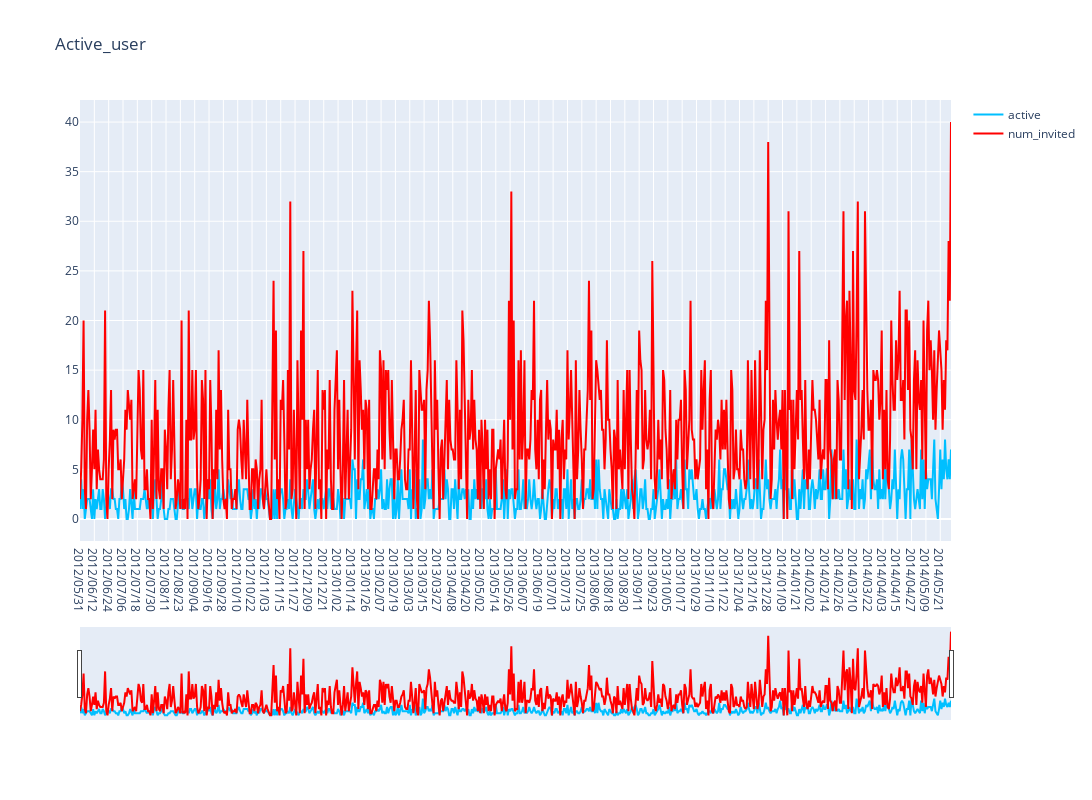

Source (notebook cell):
### Code cell
#creation time and number of user adopted over that time create a time series 
fig = go.Figure()
fig.add_trace(go.Scatter(x=df_daily['creation_day'], y=df_daily['active'], name = 'active',
                         line_color='deepskyblue'))
fig.add_trace(go.Scatter(x=df_daily['creation_day'], y=df_daily['number_invited'], name = 'num_invited',
                         line_color='red'))
fig.update_layout(title_text='Active_user', width=1200,
    height=800, xaxis_rangeslider_visible=True)

fig.show()

### Figure 1 — Plotly figure (JSON) as saved in the notebook; plotly's stock layout.template omitted (floating-point values rounded to 4 significant figures; data arrays with more than 128 entries replaced by an {"elided": "..."} marker saying what was removed)
{"data": [{"line": {"color": "deepskyblue"}, "name": "active", "type": "scatter", "x": {"elided": "730 str values"}, "y": {"elided": "730 int values"}}, {"line": {"color": "red"}, "name": "num_invited", "type": "scatter", "x": {"elided": "730 str values"}, "y": {"elided": "730 int values"}}], "layout": {"height": 800, "title": {"text": "Active_user"}, "width": 1200, "xaxis": {"rangeslider": {"visible": true}}}}
